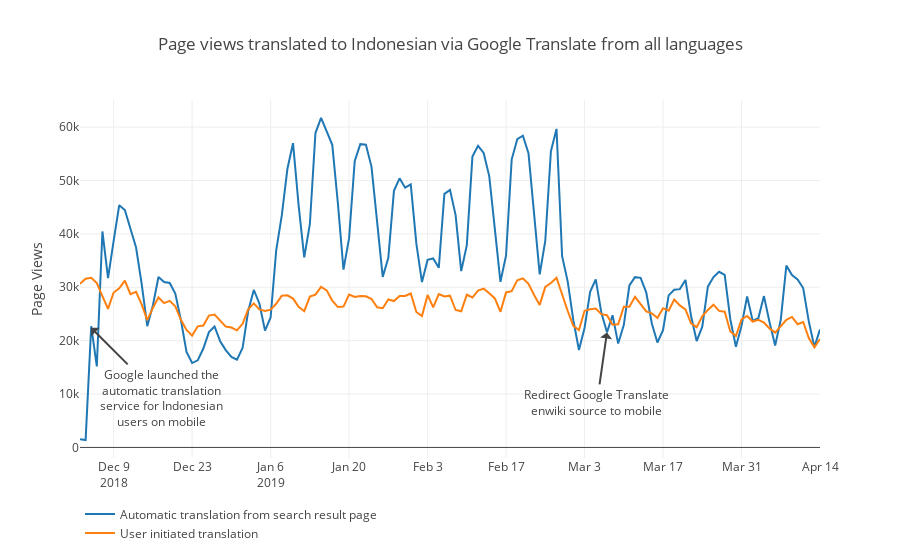

Notebook source saved alongside this figure:
### Code cell
pageviews_id = pageviews[pageviews.is_id].pivot(index='date',columns='initiation_method',values='pageviews')
fig = {
    'data': [{
    'x': pageviews_id.index,
    'y': pageviews_id[col],
    'name': col
    }  for col in pageviews_id.columns],
    'layout': {
        'yaxis': {'title': "Page Views"},
        'title': {'text': 'Page views translated to Indonesian via Google Translate from all languages'},
        'legend': {'x': 0, 'y': -0.25},
        'hoverlabel': {'namelength' : -1},
        'annotations': [{'x':'2018-12-05', 'y':22397, 'text':'Google launched the<br>automatic translation<br>service for Indonesian<br>users on mobile',
                        'ax': 70, 'ay': 70},
                        {'x':'2019-03-07', 'y':21552, 'text':'Redirect Google Translate<br>enwiki source to mobile',
                         'ax': -10, 'ay': 70}]
    }
}
plotly.offline.iplot(fig)

### Figure 1 — Plotly figure (JSON) as saved in the notebook; plotly's stock layout.template omitted (floating-point values rounded to 4 significant figures; data arrays with more than 128 entries replaced by an {"elided": "..."} marker saying what was removed)
{"data": [{"name": "Automatic translation from search result page", "type": "scatter", "uid": "e35587cb-4ebe-4f00-ab9e-daf19ee12611", "x": {"elided": "133 str values"}, "y": {"elided": "133 int values"}}, {"name": "User initiated translation", "type": "scatter", "uid": "5e033d5e-5981-40fb-a83a-4e8dc75400d6", "x": {"elided": "133 str values"}, "y": {"elided": "133 int values"}}], "layout": {"annotations": [{"ax": 70, "ay": 70, "text": "Google launched the<br>automatic translation<br>service for Indonesian<br>users on mobile", "x": "2018-12-05", "y": 22397}, {"ax": -10, "ay": 70, "text": "Redirect Google Translate<br>enwiki source to mobile", "x": "2019-03-07", "y": 21552}], "hoverlabel": {"namelength": -1}, "legend": {"x": 0, "y": -0.25}, "title": {"text": "Page views translated to Indonesian via Google Translate from all languages"}, "yaxis": {"title": {"text": "Page Views"}}}}
